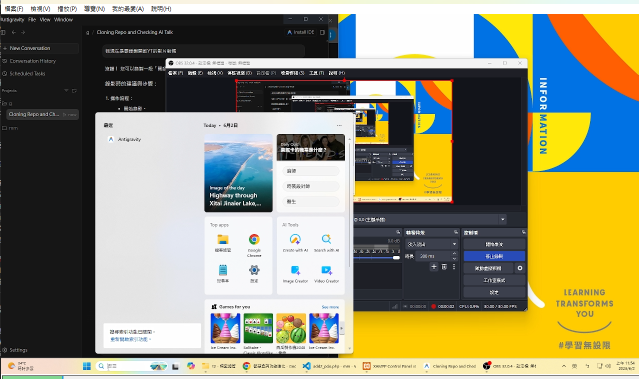
#> input picture agent/test-lab/02-chrome-yt/t2/img24.png, 1277 x 758 px (shown at 1/2 size)
$ python -i extract_templates_by_cursor.py   (imports and definitions only)
#> lines starting #> are read from the running program, lines starting #| are printed output that depends on the picture; after the words box and inside, x2 and y2 are one past the last pixel; in counts of white or black regions, pixels touching at a corner belong together
"""
extract_templates_by_cursor.py
==================================
自動游標比對裁切工具（PoC）
- 支援 Manual Mode: 直接傳入 --click_seconds 秒數（免 API Key）
- 支援 Auto Mode: 上傳影片至 Gemini API 進行點擊動作時間點分析
- 在記憶體中生成標準 Windows 游標及遮罩，執行 OpenCV 遮罩樣板比對定位
- 倒帶擷取乾淨的正常狀態（Normal）與滑鼠停靠時的懸停狀態（Hover）範本
"""

import os
import sys
import json
import argparse
import time
import cv2
import numpy as np
from PIL import Image

# 解決 Windows 終端機 Unicode 編碼輸出報錯問題
# [5 lines not run here, left out]

_DIR = os.path.dirname(os.path.abspath(__file__))
TPL_DIR = os.path.abspath(os.path.join(_DIR, "..", "templates"))
# [1 line not run here, left out]

# ══════════════════════════════════════════════════════
#  1. 多類型游標與遮罩生成（記憶體內生成）
# ══════════════════════════════════════════════════════

def generate_cursor_templates():
    """
    在記憶體中繪製多種標準 Windows 游標 (箭頭、手掌、I型文字輸入) 及其遮罩。
    回傳: 包含各類型游標樣板、遮罩與點擊熱點偏移 (offset) 的字典。
    """
    templates = {}
    h, w = 24, 24

    # A. 標準白色箭頭游標 (Arrow)
    arrow_tpl = np.zeros((h, w), dtype=np.uint8)
    arrow_mask = np.zeros((h, w), dtype=np.uint8)
    arrow_poly = np.array([
        [0, 0], [0, 17], [4, 13], [8, 21], [10, 20], [6, 12], [11, 12]
    ], dtype=np.int32)
    cv2.fillConvexPoly(arrow_tpl, arrow_poly, 255)
    cv2.fillConvexPoly(arrow_mask, arrow_poly, 255)
    cv2.polylines(arrow_tpl, [arrow_poly], isClosed=True, color=0, thickness=1)

    templates["arrow"] = {
        "tpl": arrow_tpl,
        "mask": arrow_mask,
        "offset": (0, 0)  # 點擊點在左上角
    }

    # B. 點選連結小手 (Hand)
    hand_tpl = np.zeros((h, w), dtype=np.uint8)
    hand_mask = np.zeros((h, w), dtype=np.uint8)
    # 簡化手掌多邊形，食指尖端在 (9, 0)
    hand_poly = np.array([
        [9, 0], [11, 0], [11, 8], [14, 9], [15, 12], [15, 17], [12, 21],
        [6, 21], [4, 16], [4, 11], [7, 10], [7, 8], [9, 8]
    ], dtype=np.int32)
    cv2.fillConvexPoly(hand_tpl, hand_poly, 255)
    cv2.fillConvexPoly(hand_mask, hand_poly, 255)
    cv2.polylines(hand_tpl, [hand_poly], isClosed=True, color=0, thickness=1)

    templates["hand"] = {
        "tpl": hand_tpl,
        "mask": hand_mask,
        "offset": (9, 0)  # 點擊點在食指指尖 (9, 0)
    }

    # C. 文字輸入游標 (I-Beam)
    # 設計包含背景的 I-Beam 以提供足夠的色彩對比，防止純色背景誤判
    ih, iw = 20, 12

    # 1. 淺色背景上的黑色 I-Beam (主體為 0，背景為 255)
    ibeam_black_tpl = np.ones((ih, iw), dtype=np.uint8) * 255
    ibeam_black_mask = np.ones((ih, iw), dtype=np.uint8) * 255 # 覆蓋整張以強制比對背景對比
    cv2.line(ibeam_black_tpl, (2, 2), (9, 2), 0, 1)
    cv2.line(ibeam_black_tpl, (2, 17), (9, 17), 0, 1)
    cv2.line(ibeam_black_tpl, (6, 2), (6, 17), 0, 2)

    templates["ibeam_black_on_light"] = {
        "tpl": ibeam_black_tpl,
        "mask": ibeam_black_mask,
        "offset": (6, 9)
    }

    # 2. 深色背景上的白色 I-Beam (主體為 255，背景為 0)
    ibeam_white_tpl = np.zeros((ih, iw), dtype=np.uint8)
    ibeam_white_mask = np.ones((ih, iw), dtype=np.uint8) * 255
    cv2.line(ibeam_white_tpl, (2, 2), (9, 2), 255, 1)
    cv2.line(ibeam_white_tpl, (2, 17), (9, 17), 255, 1)
    cv2.line(ibeam_white_tpl, (6, 2), (6, 17), 255, 2)

    templates["ibeam_white_on_dark"] = {
        "tpl": ibeam_white_tpl,
        "mask": ibeam_white_mask,
        "offset": (6, 9)
    }

    return templates

# ══════════════════════════════════════════════════════
#  2. 精準影格擷取
# ══════════════════════════════════════════════════════

# [26 lines left out: function extract_frame_at_second, not called in this run]

# ══════════════════════════════════════════════════════
#  3. 遮罩樣板比對定位多類型滑鼠游標
# ══════════════════════════════════════════════════════

def find_cursor(frame_bgr, search_scales=[1.0, 1.25, 1.5, 1.75, 2.0]):
    """
    使用多重比例 (Multi-scale) 在畫面上尋找各種游標類型。
    限制最小比例為 1.0x 避免比對到 OBS 等預覽視窗中的微小遞迴游標。
    """
    gray = cv2.cvtColor(frame_bgr, cv2.COLOR_BGR2GRAY)
    cursor_templates = generate_cursor_templates()

    best_val = float('inf')
    best_loc = None
    best_scale = 1.0
    best_type = None
    best_offset = (0, 0)

    for type_name, info in cursor_templates.items():
        tpl_base = info["tpl"]
        mask_base = info["mask"]
        offset_base = info["offset"]

        for scale in search_scales:
            th = int(tpl_base.shape[0] * scale)
            tw = int(tpl_base.shape[1] * scale)
            if th < 6 or tw < 6:
                continue

            tpl = cv2.resize(tpl_base, (tw, th), interpolation=cv2.INTER_AREA)
            mask = cv2.resize(mask_base, (tw, th), interpolation=cv2.INTER_AREA)

            _, mask = cv2.threshold(mask, 127, 255, cv2.THRESH_BINARY)

            res = cv2.matchTemplate(gray, tpl, cv2.TM_SQDIFF, mask=mask)
            min_val, _, min_loc, _ = cv2.minMaxLoc(res)

            mask_pixels = np.sum(mask > 0)
            norm_val = min_val / (255.0 * mask_pixels) if mask_pixels > 0 else float('inf')

            if norm_val < best_val:
                best_val = norm_val
                best_loc = min_loc
                best_scale = scale
                best_type = type_name
                best_offset = (int(offset_base[0] * scale), int(offset_base[1] * scale))

    if best_loc is not None and best_val < 100.0:  # 經驗閥值
        cx = best_loc[0] + best_offset[0]
        cy = best_loc[1] + best_offset[1]
        print(f"    [比對資訊] 匹配類型: {best_type}，縮放比: {best_scale:.2f}，分數: {best_val:.2f}")
        return (cx, cy), best_scale, best_val

    return None, None, best_val

# ══════════════════════════════════════════════════════
#  4. 裁切與儲存
# ══════════════════════════════════════════════════════

# [222 lines left out: functions crop_and_save_templates, run_gemini_analysis, main, not called in this run]


# [2 lines not run here, left out]

>>> import cv2
>>> picture = cv2.imread('../img24.png')
#> picture is the input picture: shape (758, 1277, 3); mean B, G, R 112.7, 140.5, 143.4
>>> result = find_cursor(picture)
#> in find_cursor, `gray = cv2.cvtColor(frame_bgr, cv2.COLOR_BGR2GRAY)`:
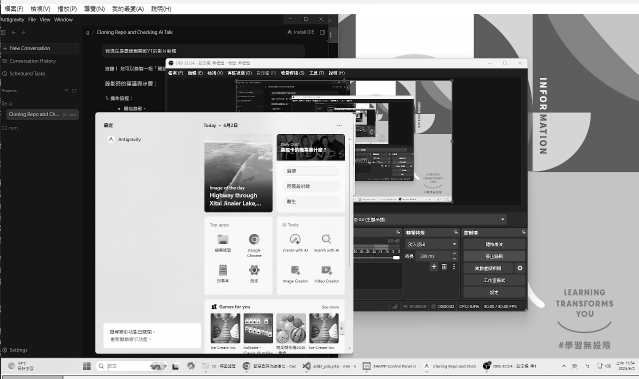
#> gray: shape (758, 1277) (shown at 1/2 size); min 0, max 255, mean 138.1
#> in generate_cursor_templates, `cv2.fillConvexPoly(arrow_tpl, arrow_poly, 255)`:
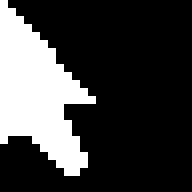
#> arrow_tpl: shape (24, 24) (shown 8 times larger); 24.7% white; 1 white region, box (x1, y1, x2, y2) and area: (0, 0, 12, 22) 142
#> in generate_cursor_templates, `cv2.polylines(arrow_tpl, [arrow_poly], isClosed=True, color=0, thickne..`:
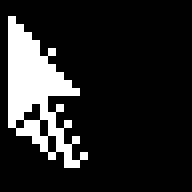
#> arrow_tpl: shape (24, 24) (shown 8 times larger); 14.9% white; 1 white region, box (x1, y1, x2, y2) and area: (1, 2, 11, 21) 86
#> in generate_cursor_templates, `cv2.fillConvexPoly(hand_tpl, hand_poly, 255)`:
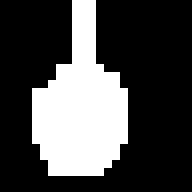
#> hand_tpl: shape (24, 24) (shown 8 times larger); 28.8% white; 1 white region, box (x1, y1, x2, y2) and area: (4, 0, 16, 22) 166
#> in generate_cursor_templates, `cv2.polylines(hand_tpl, [hand_poly], isClosed=True, color=0, thickness..`:
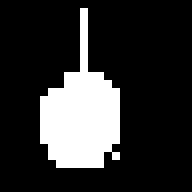
#> hand_tpl: shape (24, 24) (shown 8 times larger); 19.1% white; 1 white region, box (x1, y1, x2, y2) and area: (5, 1, 15, 21) 110
#> after the loop in find_cursor, `for type_name, info in cursor_templates.items():`:
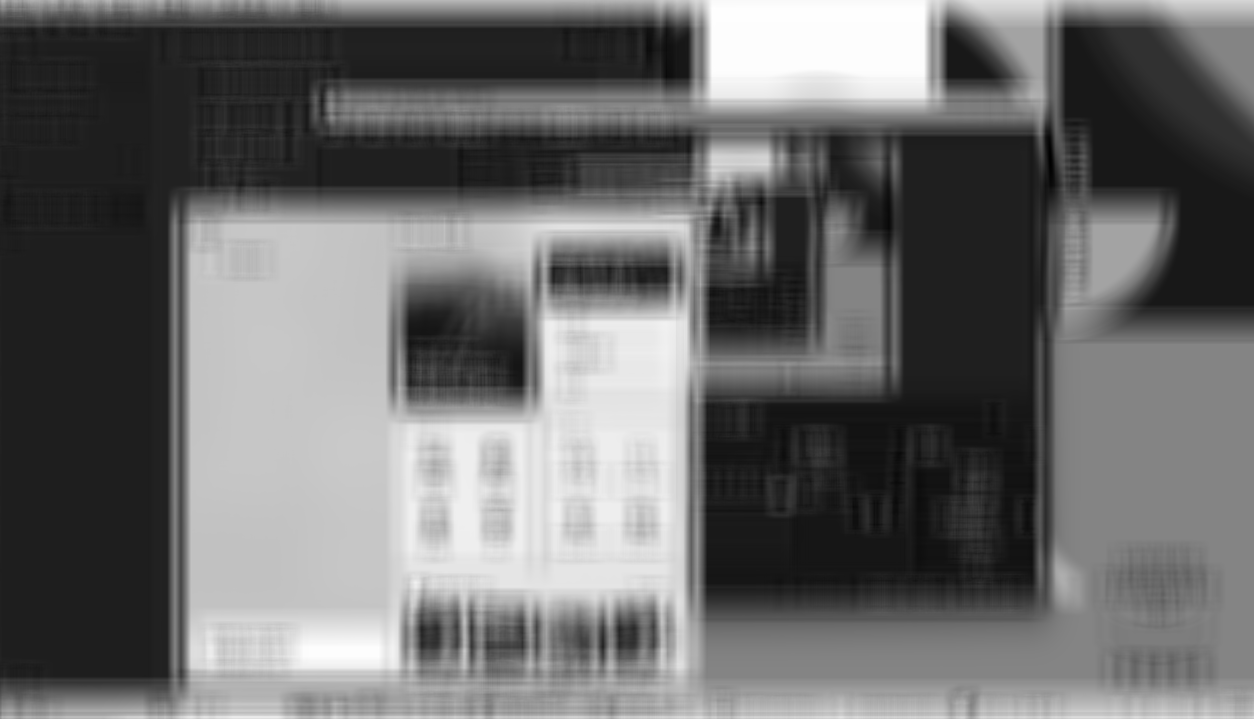
#> res: shape (719, 1254) float32; min 8895964, max 46655240, mean 24878276; drawn with min black and max white
#> after the loop in find_cursor, `for type_name, info in cursor_templates.items():`: best_loc = (471, 651); best_offset = (7, 11); best_scale = 1.25; best_type = 'ibeam_black_on_light'; best_val = 17.41
#> in find_cursor, `cx = best_loc[0] + best_offset[0]`: cx = 478
#> in find_cursor, `cy = best_loc[1] + best_offset[1]`: cy = 662
#|     [比對資訊] 匹配類型: ibeam_black_on_light，縮放比: 1.25，分數: 17.41
#> result = ((478, 662), 1.25, 17.41)
